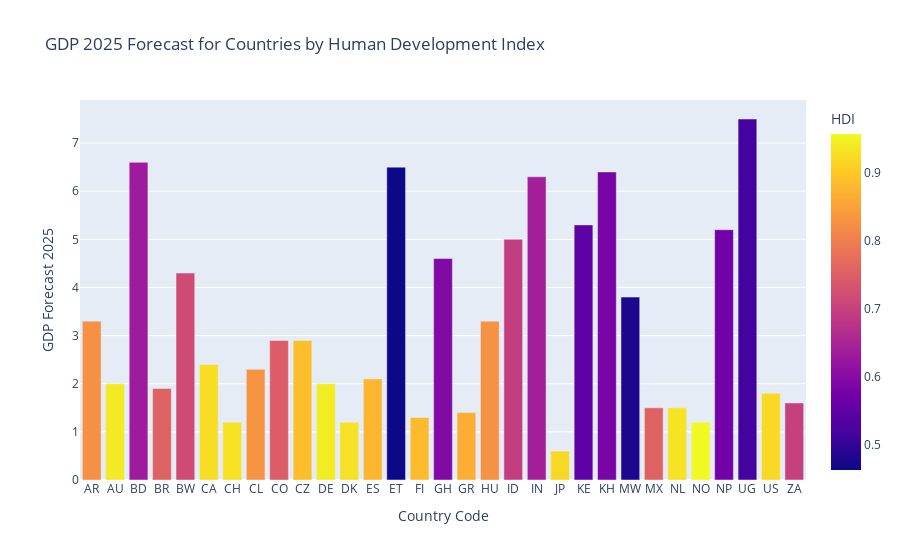

Source (notebook cell):
### Code cell
fig = px.bar(result_1_df, x="Code", y="GDP", color="HDI", barmode="group",
             title = 'GDP 2025 Forecast for Countries by Human Development Index')
fig.update_layout(xaxis_title = 'Country Code', yaxis_title = 'GDP Forecast 2025')
fig.show()

### Figure 1 — Plotly figure (JSON) as saved in the notebook; plotly's stock layout.template omitted (floating-point values rounded to 4 significant figures)
{"data": [{"alignmentgroup": "True", "hovertemplate": "Code=%{x}<br>GDP=%{y}<br>HDI=%{marker.color}<extra></extra>", "legendgroup": "", "marker": {"color": [0.825, 0.939, 0.632, 0.754, 0.717, 0.926, 0.93, 0.832, 0.747, 0.888, 0.942, 0.929, 0.876, 0.463, 0.883, 0.592, 0.865, 0.828, 0.694, 0.64, 0.919, 0.548, 0.582, 0.477, 0.756, 0.931, 0.957, 0.574, 0.516, 0.92, 0.699], "coloraxis": "coloraxis", "pattern": {"shape": ""}}, "name": "", "offsetgroup": "", "orientation": "v", "showlegend": false, "textposition": "auto", "type": "bar", "x": ["AR", "AU", "BD", "BR", "BW", "CA", "CH", "CL", "CO", "CZ", "DE", "DK", "ES", "ET", "FI", "GH", "GR", "HU", "ID", "IN", "JP", "KE", "KH", "MW", "MX", "NL", "NO", "NP", "UG", "US", "ZA"], "xaxis": "x", "y": [3.3, 2, 6.6, 1.9, 4.3, 2.4, 1.2, 2.3, 2.9, 2.9, 2, 1.2, 2.1, 6.5, 1.3, 4.6, 1.4, 3.3, 5, 6.3, 0.6, 5.3, 6.4, 3.8, 1.5, 1.5, 1.2, 5.2, 7.5, 1.8, 1.6], "yaxis": "y"}], "layout": {"barmode": "group", "coloraxis": {"colorbar": {"title": {"text": "HDI"}}, "colorscale": [[0, "#0d0887"], [0.1111, "#46039f"], [0.2222, "#7201a8"], [0.3333, "#9c179e"], [0.4444, "#bd3786"], [0.5556, "#d8576b"], [0.6667, "#ed7953"], [0.7778, "#fb9f3a"], [0.8889, "#fdca26"], [1, "#f0f921"]]}, "legend": {"tracegroupgap": 0}, "title": {"text": "GDP 2025 Forecast for Countries by Human Development Index"}, "xaxis": {"anchor": "y", "domain": [0, 1], "title": {"text": "Country Code"}}, "yaxis": {"anchor": "x", "domain": [0, 1], "title": {"text": "GDP Forecast 2025"}}}}
